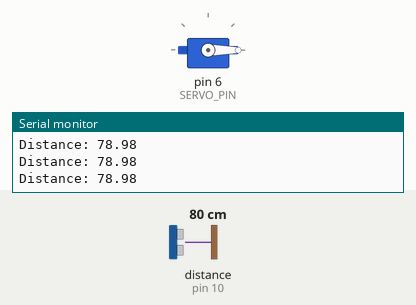
Bench run of a sketch on a simulated Arduino Uno, built with avr-gcc and run on an emulated ATmega328P. Shown: servo, the last lines printed to the serial monitor. Wiring (inferred from the names in the program): ultrasonic range finder: trigger pin 9; echo pin 10. The inputs (shaded band) are chosen by the test bench; at power-on: distance to the obstacle (sensor on pin 10) 80 cm. The echo pulse lasts 58.3 µs per cm.

Above: at 1.2 s.
1.3 s: distance to the obstacle (sensor on pin 10) set to 23 cm
2.8 s: distance to the obstacle (sensor on pin 10) set to 18 cm
At 3.2 s:
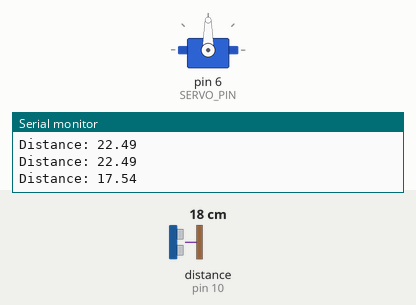
4.3 s: distance to the obstacle (sensor on pin 10) set to 35 cm
At 6.7 s:
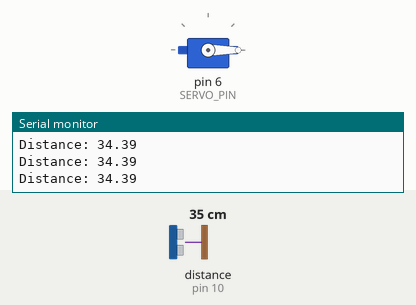
7.3 s: distance to the obstacle (sensor on pin 10) set to 2 cm
At 8.7 s:
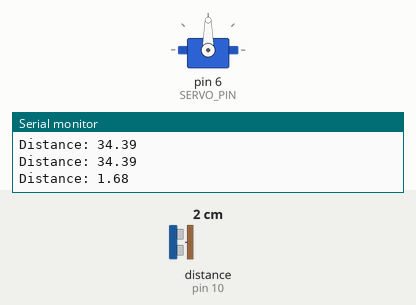
Timing chart, 0 to 9.9 s (numbered marks = the images above; inputs shaded):
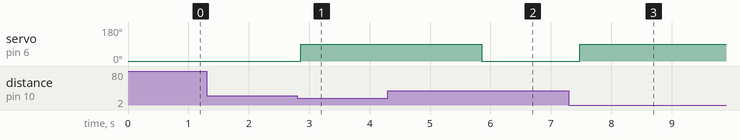

The sketch:

Added_smartdustbin.ino
```cpp
#include <Servo.h>

#define TRIG_PIN 9
#define ECHO_PIN 10
#define SERVO_PIN 6

Servo dustbinServo;

void setup() {
  pinMode(TRIG_PIN, OUTPUT);
  pinMode(ECHO_PIN, INPUT);

  dustbinServo.attach(SERVO_PIN);
  dustbinServo.write(0);   // Lid closed

  Serial.begin(9600);
}

void loop() {
  long duration;
  float distance;

  // Send ultrasonic pulse
  digitalWrite(TRIG_PIN, LOW);
  delayMicroseconds(2);

  digitalWrite(TRIG_PIN, HIGH);
  delayMicroseconds(10);

  digitalWrite(TRIG_PIN, LOW);

  // Read echo
  duration = pulseIn(ECHO_PIN, HIGH);

  // Calculate distance
  distance = duration * 0.034 / 2;

  Serial.print("Distance: ");
  Serial.println(distance);

  // Open lid if object is within 20 cm
  if (distance > 0 && distance <= 20) {
    dustbinServo.write(90);  // Open lid
    delay(3000);             // Keep open for 3 seconds
    dustbinServo.write(0);   // Close lid
  }

  delay(200);
}
```

Measured:
- the behaviour switches between 21 and 20 cm on distance to the obstacle (sensor on pin 10) (found by bisection; images 0 and 1)
- after the input at 2.8 s, servo on pin 6 (SERVO_PIN): 0° → 90° after 0.06 s
- after the input at 4.3 s, servo on pin 6 (SERVO_PIN): goes on until 5.9 s, then stays 0°
- after the input at 7.3 s, servo on pin 6 (SERVO_PIN): 0° → 90° after 0.18 s
